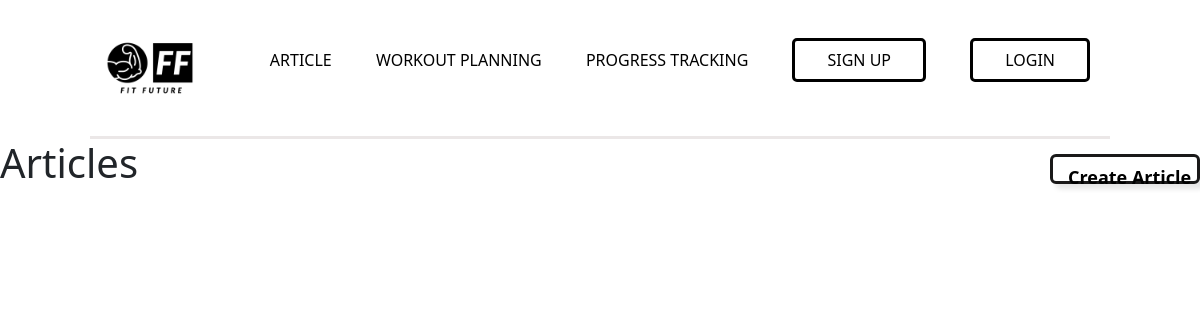
Page /articles on the earlier database version.
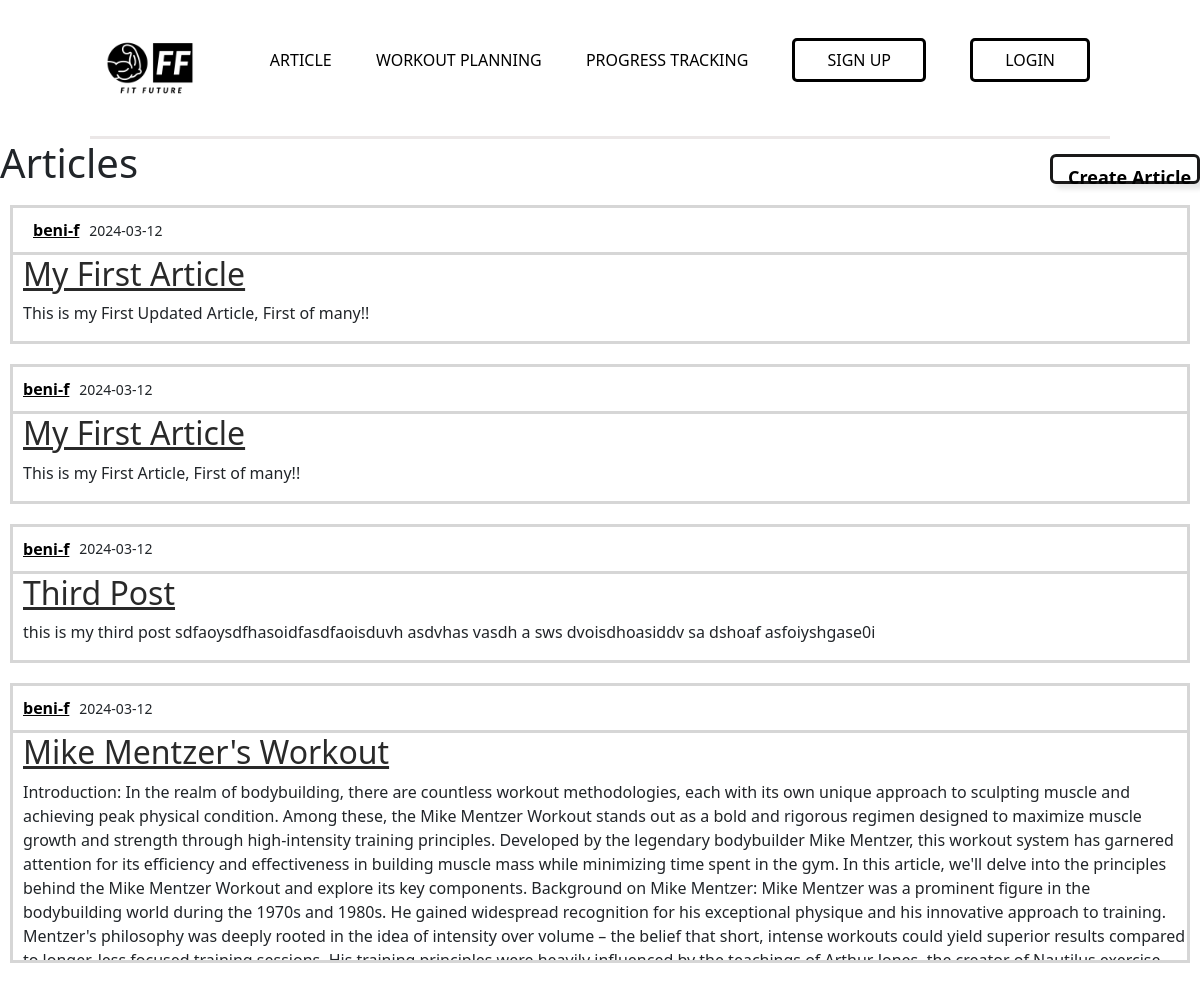
Same page on the later database version.
### fitfuture/db_models.py (models this page shows, shortened)
class Article(db.Model):
    id = db.Column(db.Integer, primary_key=True)
    title = db.Column(db.String(120), nullable=False)
    date_posted = db.Column(db.DateTime, nullable=False, default=datetime.utcnow)
    content = db.Column(db.Text, nullable=False)
    user_id = db.Column(db.Integer, db.ForeignKey('user.id'), nullable=False)

class User(db.Model, UserMixin):
    id = db.Column(db.Integer, primary_key=True)
    firstname = db.Column(db.String(32), nullable=False)
    lastname = db.Column(db.String(32), nullable=False)
    height = db.Column(db.Integer, nullable=False)
    weight = db.Column(db.Integer, nullable=False)
    gender = db.Column(db.String(10), nullable=True)
    username = db.Column(db.String(20), unique=True, nullable=False)
    email = db.Column(db.String(120), unique=True, nullable=False)
    image_file = db.Column(db.String(20), default='profile-user.png')
    password = db.Column(db.String(60), nullable=False)
    articles = db.relationship('Article', backref='author', lazy=True)
    workouts = db.relationship('Workout', backref='user', lazy=True)
    progress = db.relationship('Progress', backref='user', lazy=True)

### fitfuture/routes.py (the view)
@app.route('/articles')
def articles():
    articles = db.session.query(Article).all()
    return render_template("article.html", articles=articles)

### fitfuture/templates/article.html
{% extends "layout.html" %}
{% block content %}
    <div class="article-top">
        <h1>Articles</h1>
        <a href="{{url_for('new_article')}}">Create Article</button>
    </div>
    {% for article in articles %}
        <article>
            <div class="article-container">
                <div>
                    <a href="#">{{ article.author.username }} </a>
                    <small> {{ article.date_posted.strftime('%Y-%m-%d') }}</small>
                </div>
                <h2><a href="{{ url_for('article', article_id=article.id) }}">{{ article.title }}</a></h2>
                <p>{{ article.content }}</p>
            </div>
        </article>
    {% endfor %}
{% endblock content %}

### fitfuture/templates/layout.html (shortened to what this page needs)
<!DOCTYPE html>
<html lang="en">
<head>
    <link rel="stylesheet" href="{{ url_for('static', filename='styles/main.css') }}">
    <link rel="stylesheet" href="{{ url_for('static', filename='styles/account.css')}}">
    <link rel="stylesheet" href="{{ url_for('static', filename='styles/workout.css') }}">
    <link rel="stylesheet" href="{{ url_for('static', filename='styles/article.css') }}">
    <link href="https://cdn.jsdelivr.net/npm/bootstrap@5.3.0-alpha1/dist/css/bootstrap.min.css" rel="stylesheet">
    <link href="https://cdnjs.cloudflare.com/ajax/libs/bootstrap-multiselect/0.9.13/css/bootstrap-multiselect.css" rel="stylesheet">
    </head>
</head>
<body>
    <div class="navbar">
        <a href="{{ url_for('home')}}"><img src="{{ url_for('static', filename='images/logo-black.png') }}" class="logo"></a>
        <ul>
            <li><a href="{{ url_for('articles') }}" class="links" >Article</a></li>
            <li><a href="{{ url_for('workout')}}" class="links">Workout Planning</a></li>
            <li><a href="#" class="links">Progress Tracking</a></li>
            {% if current_user.is_authenticated %}
            <li><a href="{{ url_for('account') }}" class="links">Account</a></li>
            <li><a href="{{ url_for('logout') }}" class="nav-btn">Logout</a></li>
            {% else %}
            <li><a href="{{ url_for('register') }}" class="nav-btn">Sign Up</a></li>
            <li><a href="{{ url_for('login') }}" class="nav-btn">Login</a></li>
            {% endif %}
        </ul>
    </div>
    {% block content %}{% endblock %}
</body>
</html>

### fitfuture/static/styles/main.css (style rules this page uses)
body { margin: 0; padding: 0; font-family: 'Poppins', sans-serif; background-color: rgb(251, 251, 251); }
.navbar { width: 85%; margin: auto; padding: 15px 0; display: flex; align-items: center; justify-content: space-between; border-bottom: solid rgb(235, 231, 231) }
.logo { height: 120px; width: 120px; cursor: pointer; }
.navbar ul li { list-style: none; display: inline-block; margin: 0 20px; position: relative; }
.navbar ul li a { text-decoration: none; color: black; text-transform: uppercase; }
.links::after { content: ''; height: 2px; width: 0; background: black; position: absolute; left: 0; bottom: -10px; transition: 0.5s; }
.nav-btn { padding: .5rem 2rem; border: solid; background-color: white; border-radius: 5px; }

### fitfuture/static/styles/account.css (style rules this page uses)
body { font-family: Poppins; margin: 0; }

### fitfuture/static/styles/workout.css (style rules this page uses)
body { margin: 30px; }

### fitfuture/static/styles/article.css (style rules this page uses)
.article-top { display: flex; justify-content: space-between; }
.article-top a { border: solid; text-decoration: none; background-color: white; color: black; font-weight: bolder; font-size: 18px; margin-top: 15px; padding-right: 1px; padding-left: 15px; padding-top: 7px; height: 30px; width: 150px; border-radius: 6px; border-color: rgb(26, 25, 25); box-shadow: 5px 5px 5px rgba(0, 0.1, 0.1, 0.1); cursor: pointer; transition: 0.3s; }
.article-container { border: solid rgb(214, 214, 214); margin: 10px; margin-bottom: 20px; max-height: 280px; overflow:hidden; }
.article-container div { display: flex; padding-left: 10px; padding-top: 10px; padding-bottom: 10px; border-bottom: solid rgb(214, 214, 214); align-items: center; }
.article-container div a { margin-right: 10px; text-decoration: underline; color: black; font-weight: bold; }
.article-container h2 { padding-top: 0; padding-bottom: 0; padding-left: 10px; }
.article-container h2 a { text-decoration: underline; color: rgba(0, 0, 0, 0.839); }
.article-container p { padding-left: 10px; }

Differences in the rows shown:
added Article: author.username "beni-f", date_posted "2024-03-12", title "My First Article", content "This is my First Updated Article, First of many!!"
added Article: author.username "beni-f", date_posted "2024-03-12", title "My First Article", content "This is my First Article, First of many!!"
added Article: author.username "beni-f", date_posted "2024-03-12", title "Third Post", content "this is my third post sdfaoysdfhasoidfasdfaoisduvh asdvhas vasdh a sws dvoisdhoasiddv sa dshoaf asfoiyshgase0i"
added Article: author.username "beni-f", date_posted "2024-03-12", title "Mike Mentzer's Workout", content "Introduction: In the realm of bodybuilding, there are countless workout methodologies, each with its own unique approach to sculpting muscle and achieving peak physical condition. Among these, the Mike Mentzer Workout stands out as a bold and rigorous regimen designed to maximize muscle growth and strength through high-intensity training principles. Developed by the legendary bodybuilder Mike Mentzer, this workout system has garnered attention for its efficiency and effectiveness in building muscle mass while minimizing time spent in the gym. In this article, we'll delve into the principles behind the Mike Mentzer Workout and explore its key components. Background on Mike Mentzer: Mike…"
